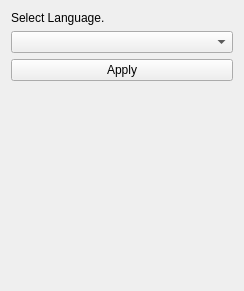
<?xml version="1.0" encoding="UTF-8"?>
<ui version="4.0">
 <class>LanguageSelectUi</class>
 <widget class="QWidget" name="LanguageSelectUi">
  <property name="modal" stdset="0">
   <bool>false</bool>
  </property>
  <property name="windowModality">
   <enum>Qt::WindowModality::NonModal</enum>
  </property>
  <property name="geometry">
   <rect>
    <x>0</x>
    <y>0</y>
    <width>244</width>
    <height>291</height>
   </rect>
  </property>
  <property name="sizePolicy">
   <sizepolicy hsizetype="Expanding" vsizetype="Expanding">
    <horstretch>0</horstretch>
    <verstretch>0</verstretch>
   </sizepolicy>
  </property>
  <property name="windowTitle">
   <string>Create New Account</string>
  </property>
  <layout class="QVBoxLayout" name="verticalLayout">
   <item>
    <widget class="QLabel" name="m_SelectLanguageLabel">
     <property name="sizePolicy">
      <sizepolicy hsizetype="Expanding" vsizetype="Preferred">
       <horstretch>0</horstretch>
       <verstretch>0</verstretch>
      </sizepolicy>
     </property>
     <property name="text">
      <string>Select Language.</string>
     </property>
    </widget>
   </item>
   <item>
    <widget class="QComboBox" name="m_LanguageComboBox">
     <property name="sizePolicy">
      <sizepolicy hsizetype="Expanding" vsizetype="Preferred">
       <horstretch>0</horstretch>
       <verstretch>0</verstretch>
      </sizepolicy>
     </property>
    </widget>
   </item>
   <item>
    <widget class="QPushButton" name="m_ApplyButton">
     <property name="sizePolicy">
      <sizepolicy hsizetype="Expanding" vsizetype="Preferred">
       <horstretch>0</horstretch>
       <verstretch>0</verstretch>
      </sizepolicy>
     </property>
     <property name="text">
      <string>Apply</string>
     </property>
    </widget>
   </item>
   <item>
    <spacer name="verticalSpacer">
     <property name="orientation">
      <enum>Qt::Orientation::Vertical</enum>
     </property>
     <property name="sizeHint" stdset="0">
      <size>
       <width>20</width>
       <height>160</height>
      </size>
     </property>
    </spacer>
   </item>
  </layout>
 </widget>
 <resources/>
 <connections/>
</ui>
